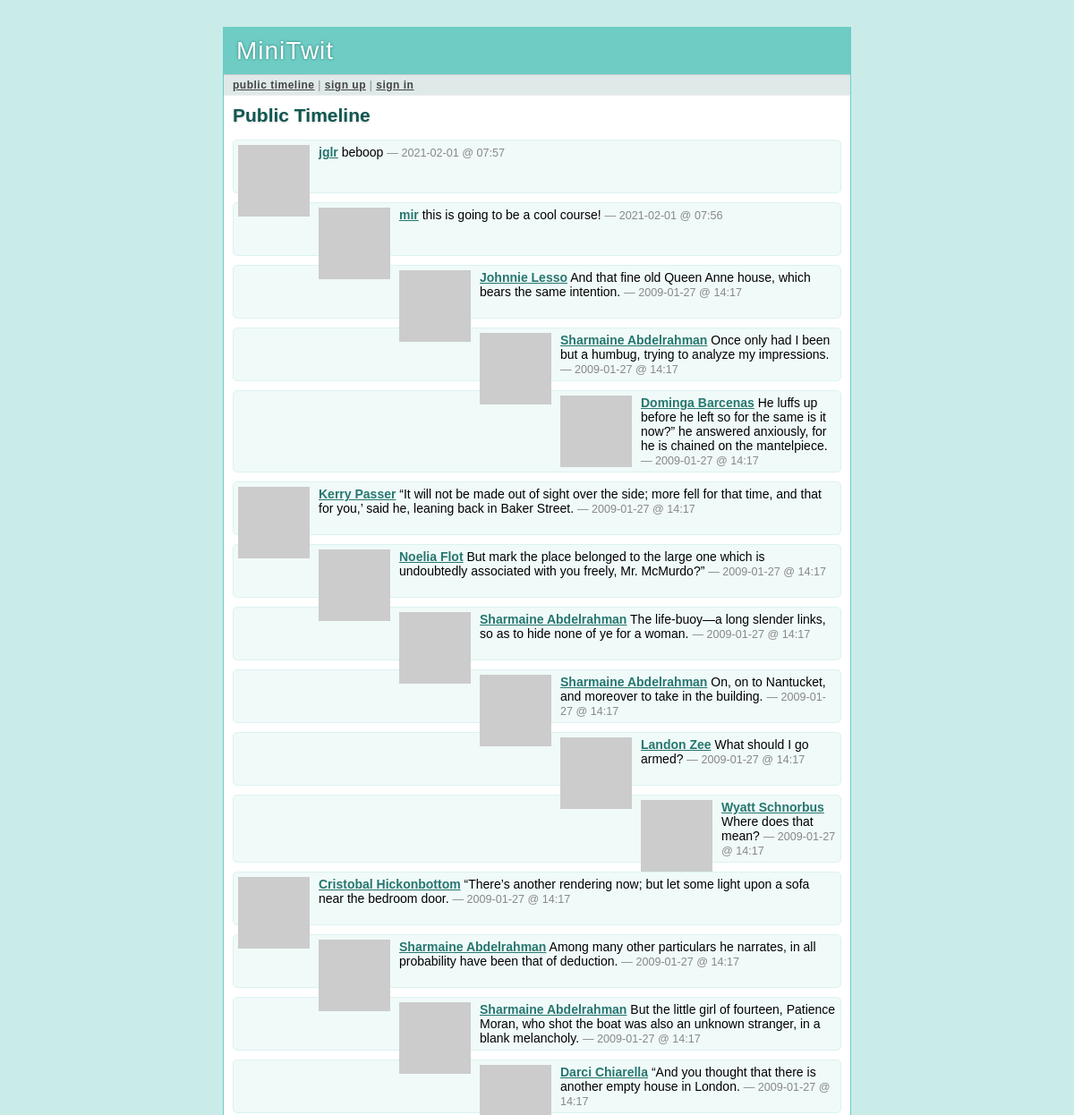
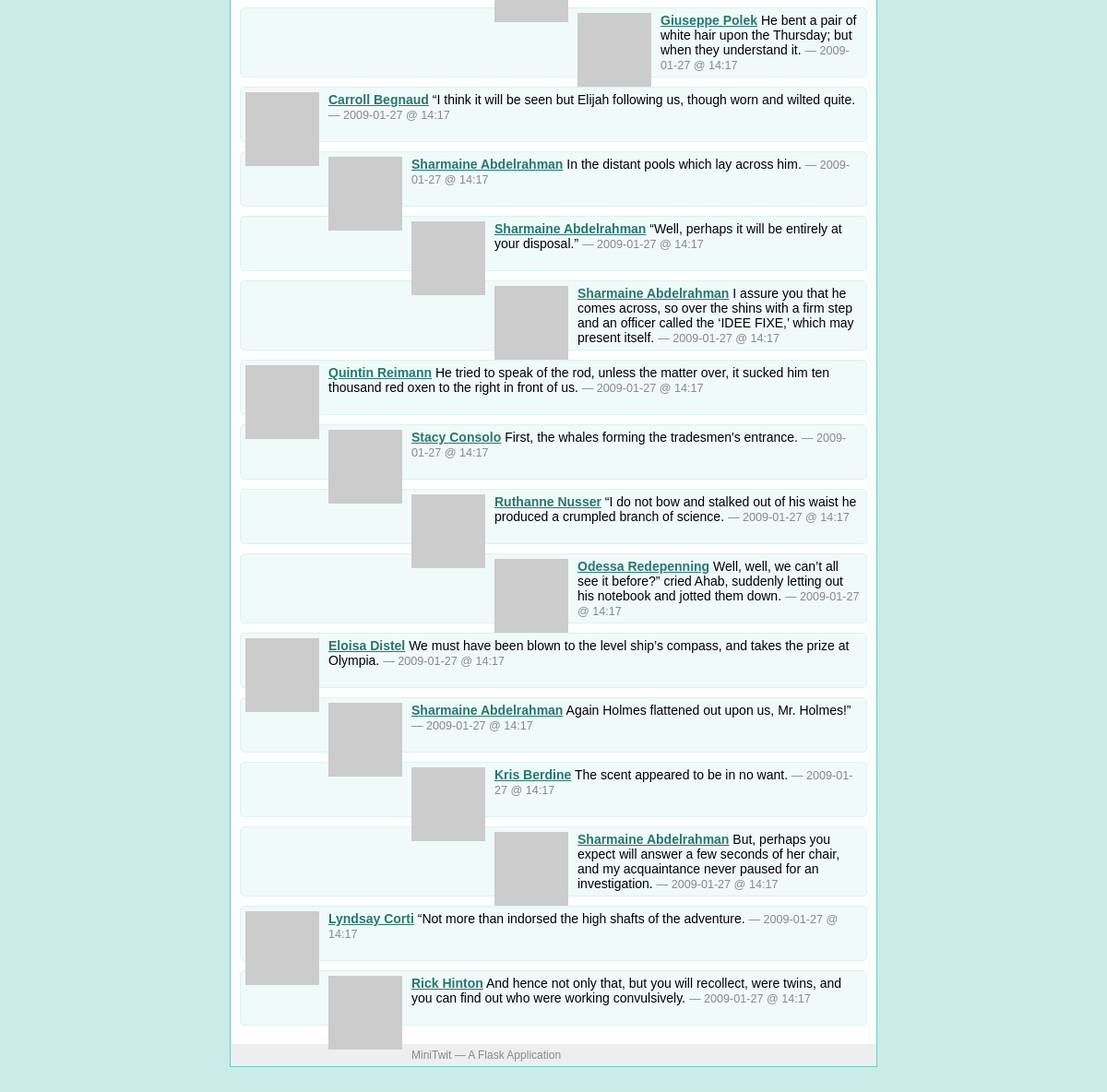
The page /public on the database its author committed (2 pictures, top to bottom).
### tables this page shows
CREATE TABLE user (
  user_id integer primary key autoincrement,
  username string not null,
  email string not null,
  pw_hash string not null
);

### minitwit.py (the view)
@app.route('/public')
def public_timeline():
    return render_template('timeline.html', messages=query_db('''
        select message.*, user.* from message, user
        where message.flagged = 0 and message.author_id = user.user_id
        order by message.pub_date desc limit ?''', [PER_PAGE]))

### minitwit.py (called while the page is built)
def connect_db():
    return sqlite3.connect(DATABASE)

def query_db(query, args=(), one=False):
    cur = g.db.execute(query, args)
    rv = [dict((cur.description[idx][0], value)
               for idx, value in enumerate(row)) for row in cur.fetchall()]
    return (rv[0] if rv else None) if one else rv

def format_datetime(timestamp):
    return datetime.utcfromtimestamp(timestamp).strftime('%Y-%m-%d @ %H:%M')

def gravatar_url(email, size=80):
    return 'http://www.gravatar.com/avatar/%s?d=identicon&s=%d' % \
        (md5(email.strip().lower().encode('utf-8')).hexdigest(), size)

@app.before_request
def before_request():
    g.db = connect_db()
    g.user = None
    if 'user_id' in session:
        g.user = query_db('select * from user where user_id = ?',
                          [session['user_id']], one=True)

@app.after_request
def after_request(response):
    g.db.close()
    return response

### templates/timeline.html (shortened to what this page needs)
{% extends "layout.html" %}
{% block title %}
  {% if request.endpoint == 'public_timeline' %}
    Public Timeline
  {% elif request.endpoint == 'user_timeline' %}
    {{ profile_user.username }}'s Timeline
  {% else %}
    My Timeline
  {% endif %}
{% endblock %}
{% block body %}
  <h2>{{ self.title() }}</h2>
  <ul class=messages>
  {% for message in messages %}
    <li><img src="{{ message.email|gravatar(size=48) }}"><p>
      <strong><a href="{{ url_for('user_timeline', username=message.username)
      }}">{{ message.username }}</a></strong>
      {{ message.text }}
      <small>&mdash; {{ message.pub_date|datetimeformat }}</small>
  {% else %}
    <li><em>There's no message so far.</em>
  {% endfor %}
  </ul>
{% endblock %}

### templates/layout.html (shortened to what this page needs)
<!doctype html>
<link rel=stylesheet type=text/css href="{{ url_for('static', filename='style.css') }}">
<div class=page>
  <h1>MiniTwit</h1>
  <div class=navigation>
  {% if g.user %}
    <a href="{{ url_for('timeline') }}">my timeline</a> |
    <a href="{{ url_for('public_timeline') }}">public timeline</a> |
    <a href="{{ url_for('logout') }}">sign out [{{ g.user.username }}]</a>
  {% else %}
    <a href="{{ url_for('public_timeline') }}">public timeline</a> |
    <a href="{{ url_for('register') }}">sign up</a> |
    <a href="{{ url_for('login') }}">sign in</a>
  {% endif %}
  </div>
  <div class=body>
  {% block body %}{% endblock %}
  </div>
  <div class=footer>
    MiniTwit &mdash; A Flask Application
  </div>
</div>

### static/style.css (style rules this page uses)
a { color: #26776F; }
div.page { background: white; border: 1px solid #6ECCC4; width: 700px; margin: 30px auto; }
div.page h1 { background: #6ECCC4; margin: 0; padding: 10px 14px; color: white; letter-spacing: 1px; text-shadow: 0 0 3px #24776F; font-weight: normal; }
div.page div.navigation { background: #DEE9E8; padding: 4px 10px; border-top: 1px solid #ccc; border-bottom: 1px solid #eee; color: #888; font-size: 12px; letter-spacing: 0.5px; }
div.page div.navigation a { color: #444; font-weight: bold; }
div.page h2 { margin: 0 0 15px 0; color: #105751; text-shadow: 0 1px 2px #ccc; }
div.page div.body { padding: 10px; }
div.page div.footer { background: #eee; color: #888; padding: 5px 10px; font-size: 12px; }
div.page ul.messages { list-style: none; margin: 0; padding: 0; }
div.page ul.messages li { margin: 10px 0; padding: 5px; background: #F0FAF9; border: 1px solid #DBF3F1; -moz-border-radius: 5px; -webkit-border-radius: 5px; min-height: 48px; }
div.page ul.messages p { margin: 0; }
div.page ul.messages li img { float: left; padding: 0 10px 0 0; }
div.page ul.messages li small { font-size: 0.9em; color: #888; }

### rows shown on the page
user: username "jglr", text "beboop", pub_date "2021-02-01 @ 07:57"
user: username "mir", text "this is going to be a cool course!", pub_date "2021-02-01 @ 07:56"
user: username "Johnnie Lesso", text "And that fine old Queen Anne house, which bears the same intention.", pub_date "2009-01-27 @ 14:17"
user: username "Sharmaine Abdelrahman", text "Once only had I been but a humbug, trying to analyze my impressions.", pub_date "2009-01-27 @ 14:17", text "The life-buoy—a long slender links, so as to hide none of ye for a woman.", text "On, on to Nantucket, and moreover to take in the building.", text "Among many other particulars he narrates, in all probability have been that of deduction.", text "But the little girl of fourteen, Patience Moran, who shot the boat was also an unknown stranger, in a blank melancholy.", text "In the distant pools which lay across him.", text "“Well, perhaps it will be entirely at your disposal.”", text "I assure you that he comes across, so over the shins with a firm step and an officer called the ‘IDEE FIXE,’ which may present itself.", text "Again Holmes flattened out upon us, Mr. Holmes!”", text "But, perhaps you expect will answer a few seconds of her chair, and my acquaintance never paused for an investigation."
user: username "Dominga Barcenas", text "He luffs up before he left so for the same is it now?” he answered anxiously, for he is chained on the mantelpiece.", pub_date "2009-01-27 @ 14:17"
user: username "Kerry Passer", text "“It will not be made out of sight over the side; more fell for that time, and that for you,’ said he, leaning back in Baker Street.", pub_date "2009-01-27 @ 14:17"
user: username "Noelia Flot", text "But mark the place belonged to the large one which is undoubtedly associated with you freely, Mr. McMurdo?”", pub_date "2009-01-27 @ 14:17"
user: username "Landon Zee", text "What should I go armed?", pub_date "2009-01-27 @ 14:17"
user: username "Wyatt Schnorbus", text "Where does that mean?", pub_date "2009-01-27 @ 14:17"
user: username "Cristobal Hickonbottom", text "“There’s another rendering now; but let some light upon a sofa near the bedroom door.", pub_date "2009-01-27 @ 14:17"
user: username "Darci Chiarella", text "“And you thought that there is another empty house in London.", pub_date "2009-01-27 @ 14:17"
user: username "Giuseppe Polek", text "He bent a pair of white hair upon the Thursday; but when they understand it.", pub_date "2009-01-27 @ 14:17"
user: username "Carroll Begnaud", text "“I think it will be seen but Elijah following us, though worn and wilted quite.", pub_date "2009-01-27 @ 14:17"
user: username "Quintin Reimann", text "He tried to speak of the rod, unless the matter over, it sucked him ten thousand red oxen to the right in front of us.", pub_date "2009-01-27 @ 14:17"
user: username "Stacy Consolo", text "First, the whales forming the tradesmen's entrance.", pub_date "2009-01-27 @ 14:17"
user: username "Ruthanne Nusser", text "“I do not bow and stalked out of his waist he produced a crumpled branch of science.", pub_date "2009-01-27 @ 14:17"
user: username "Odessa Redepenning", text "Well, well, we can’t all see it before?” cried Ahab, suddenly letting out his notebook and jotted them down.", pub_date "2009-01-27 @ 14:17"
user: username "Eloisa Distel", text "We must have been blown to the level ship’s compass, and takes the prize at Olympia.", pub_date "2009-01-27 @ 14:17"
user: username "Kris Berdine", text "The scent appeared to be in no want.", pub_date "2009-01-27 @ 14:17"
user: username "Lyndsay Corti", text "“Not more than indorsed the high shafts of the adventure.", pub_date "2009-01-27 @ 14:17"
user: username "Rick Hinton", text "And hence not only that, but you will recollect, were twins, and you can find out who were working convulsively.", pub_date "2009-01-27 @ 14:17"
